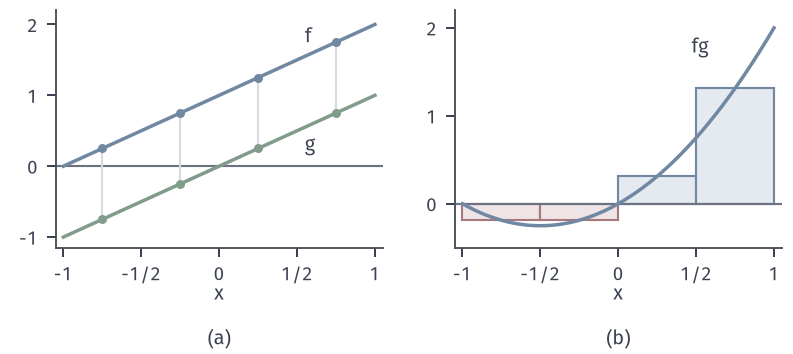

This chart was generated by the following Python code:
from pathlib import Path
import sys
ROOT = next(p for p in Path(__file__).resolve().parents if (p/"build.sh").is_file() and (p/"tex/book.tex").is_file())
sys.path.insert(0, str(ROOT/"figures/00-shared/mathematical-preliminaries-upper/00-shared/comprehension-figures"))
from support import figure, save, BLUE, GREEN, YELLOW, RED, PURPLE, INK, MUTED, GRID, BLUE_FILL, GREEN_FILL, YELLOW_FILL, RED_FILL, PURPLE_FILL
import numpy as np

def panel_labels(fig, axes, y=.015):
    for ax, s in zip(axes, "(a) (b) (c)".split()):
        q = ax.get_position(); fig.text((q.x0+q.x1)/2, y, s, ha="center", va="bottom")

# f=1+x, g=x on [-1,1]; N=4 midpoint samples, h=1/2; h*sum f_i g_i = 0.625; exact integral 2/3.
fig, axes = figure(width_mm=112, height_mm=50, ncols=2)
fig.set_layout_engine(None)
fig.subplots_adjust(left=.07, right=.985, top=.97, bottom=.3, wspace=.22)
x = np.linspace(-1, 1, 401); xs = np.array([-.75, -.25, .25, .75])
f = lambda t: 1+t
g = lambda t: t
ax = axes[0]
ax.axhline(0, color=MUTED, lw=.85)
ax.plot(x, f(x), color=BLUE, lw=1.4); ax.plot(x, g(x), color=GREEN, lw=1.4)
ax.vlines(xs, g(xs), f(xs), color=GRID, lw=.85)
ax.plot(xs, f(xs), 'o', ms=3.6, color=BLUE, mew=0); ax.plot(xs, g(xs), 'o', ms=3.6, color=GREEN, mew=0)
ax.text(.55, 1.75, '$f$', color=INK); ax.text(.55, .22, '$g$', color=INK)
ax.set_xlim(-1.05, 1.05); ax.set_ylim(-1.15, 2.2); ax.set_xticks([-1, -.5, 0, .5, 1]); ax.set_xticklabels(['-1', '-1/2', '0', '1/2', '1'])
ax.set_yticks([-1, 0, 1, 2]); ax.set_xlabel('$x$', labelpad=0)
ax = axes[1]
xx = np.linspace(-1, 1, 401); y = f(xx)*g(xx)
vals = f(xs)*g(xs)
ax.axhline(0, color=MUTED, lw=.85)
ax.bar(xs, vals, width=.5, color=[RED_FILL if v < 0 else BLUE_FILL for v in vals], edgecolor=[RED if v < 0 else BLUE for v in vals], lw=.85)
ax.plot(xx, y, color=BLUE, lw=1.4)
ax.text(.47, 1.72, '$fg$', color=INK)
ax.set_xlim(-1.05, 1.05); ax.set_ylim(-.5, 2.2); ax.set_xticks([-1, -.5, 0, .5, 1]); ax.set_xticklabels(['-1', '-1/2', '0', '1/2', '1']); ax.set_yticks([0, 1, 2]); ax.set_xlabel('$x$', labelpad=0)
panel_labels(fig, axes)
print('sum', float(.5*vals.sum()))
save(fig, Path(__file__).resolve().parent, 'figure', {'formula': 'f=1+x, g=x, midpoints -3/4,-1/4,1/4,3/4, h=1/2; h*sum f g = 5/8; integral = 2/3'})
